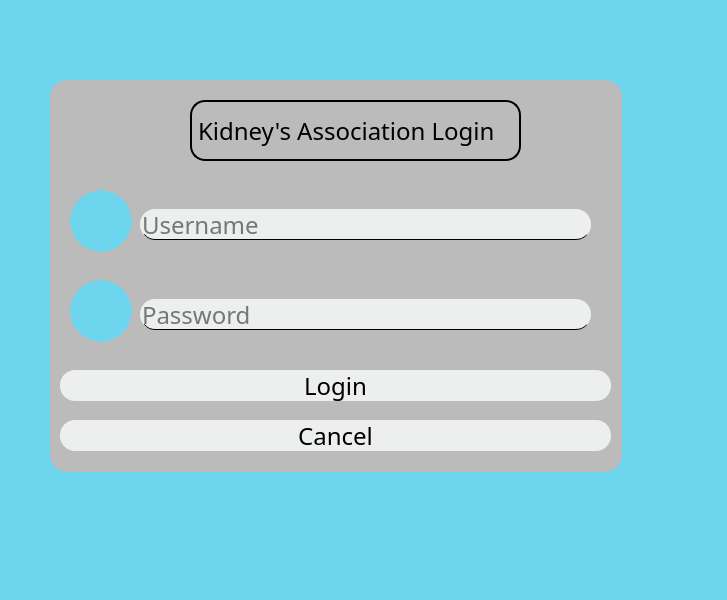
<?xml version="1.0" encoding="UTF-8"?>
<ui version="4.0">
 <class>login</class>
 <widget class="QMainWindow" name="login">
  <property name="geometry">
   <rect>
    <x>0</x>
    <y>0</y>
    <width>727</width>
    <height>600</height>
   </rect>
  </property>
  <property name="windowTitle">
   <string>MainWindow</string>
  </property>
  <property name="styleSheet">
   <string notr="true">*{
    font-family: century gothic;
    font-size: 24px;
}



QToolButton
{
    background: white;
    border-radius: 30px;
}

QLabel
{
    color: black;
    border: 2px solid black
}

QPushButton
{
   border-radius: 15px;
   
}

QWidget
{
   background-color:   #6dd5ed;
}

QMessageBox
{
   color: black;
   background-color: white;
}
</string>
  </property>
  <widget class="QWidget" name="centralwidget">
   <widget class="QToolButton" name="loginTool">
    <property name="geometry">
     <rect>
      <x>320</x>
      <y>10</y>
      <width>71</width>
      <height>71</height>
     </rect>
    </property>
    <property name="text">
     <string/>
    </property>
    <property name="icon">
     <iconset resource="resource.qrc">
      <normaloff>:/doc.png</normaloff>:/doc.png</iconset>
    </property>
    <property name="iconSize">
     <size>
      <width>200</width>
      <height>200</height>
     </size>
    </property>
    <property name="popupMode">
     <enum>QToolButton::DelayedPopup</enum>
    </property>
    <property name="autoRaise">
     <bool>false</bool>
    </property>
   </widget>
   <widget class="QFrame" name="frame">
    <property name="geometry">
     <rect>
      <x>50</x>
      <y>80</y>
      <width>571</width>
      <height>391</height>
     </rect>
    </property>
    <property name="cursor">
     <cursorShape>ArrowCursor</cursorShape>
    </property>
    <property name="autoFillBackground">
     <bool>false</bool>
    </property>
    <property name="styleSheet">
     <string notr="true">QFrame
{
    background:#BBBBBB ;
    border-radius: 15px;
}

QLineEdit
{
  border: none;
  color: black;
  border-bottom: 1px solid black;
  background: #EDEEEE;
  border-radius: 15px;
}

QPushButton
{
    background: #EDEEEE;
    border-radius: 15px;
}

QPushButton:hover
{
   color: #EDEEEE;
   border-radius: 15px;
   background: #16A5C3;
}

UsernameTool
{
   border-radius: 15px;
}

PasswordTool
{
   border-radius: 15px;
}</string>
    </property>
    <property name="frameShape">
     <enum>QFrame::StyledPanel</enum>
    </property>
    <property name="frameShadow">
     <enum>QFrame::Raised</enum>
    </property>
    <widget class="QLabel" name="companyLabel">
     <property name="geometry">
      <rect>
       <x>140</x>
       <y>20</y>
       <width>331</width>
       <height>61</height>
      </rect>
     </property>
     <property name="styleSheet">
      <string notr="true">*{
   font-family: century gothic;
   font-size: 24px; 
}</string>
     </property>
     <property name="text">
      <string>Kidney's Association Login</string>
     </property>
    </widget>
    <widget class="QPushButton" name="loginButton">
     <property name="geometry">
      <rect>
       <x>10</x>
       <y>290</y>
       <width>551</width>
       <height>31</height>
      </rect>
     </property>
     <property name="text">
      <string>Login</string>
     </property>
    </widget>
    <widget class="QLineEdit" name="UsernameEdit">
     <property name="geometry">
      <rect>
       <x>90</x>
       <y>129</y>
       <width>451</width>
       <height>31</height>
      </rect>
     </property>
     <property name="cursor">
      <cursorShape>ArrowCursor</cursorShape>
     </property>
     <property name="contextMenuPolicy">
      <enum>Qt::PreventContextMenu</enum>
     </property>
     <property name="toolTip">
      <string>&lt;html&gt;&lt;head/&gt;&lt;body&gt;&lt;p&gt;Enter your username here&lt;/p&gt;&lt;/body&gt;&lt;/html&gt;</string>
     </property>
     <property name="whatsThis">
      <string>&lt;html&gt;&lt;head/&gt;&lt;body&gt;&lt;p&gt;&lt;br/&gt;&lt;/p&gt;&lt;/body&gt;&lt;/html&gt;</string>
     </property>
     <property name="autoFillBackground">
      <bool>false</bool>
     </property>
     <property name="text">
      <string/>
     </property>
     <property name="echoMode">
      <enum>QLineEdit::Normal</enum>
     </property>
     <property name="placeholderText">
      <string>Username</string>
     </property>
    </widget>
    <widget class="QLineEdit" name="PasswordEdit">
     <property name="geometry">
      <rect>
       <x>90</x>
       <y>219</y>
       <width>451</width>
       <height>31</height>
      </rect>
     </property>
     <property name="toolTip">
      <string>&lt;html&gt;&lt;head/&gt;&lt;body&gt;&lt;p&gt;Enter your password here&lt;/p&gt;&lt;/body&gt;&lt;/html&gt;</string>
     </property>
     <property name="text">
      <string/>
     </property>
     <property name="echoMode">
      <enum>QLineEdit::Password</enum>
     </property>
     <property name="placeholderText">
      <string>Password</string>
     </property>
    </widget>
    <widget class="QPushButton" name="cancelButton">
     <property name="geometry">
      <rect>
       <x>10</x>
       <y>340</y>
       <width>551</width>
       <height>31</height>
      </rect>
     </property>
     <property name="text">
      <string>Cancel</string>
     </property>
    </widget>
    <widget class="QToolButton" name="UsernameTool">
     <property name="geometry">
      <rect>
       <x>20</x>
       <y>110</y>
       <width>61</width>
       <height>61</height>
      </rect>
     </property>
     <property name="styleSheet">
      <string notr="true"/>
     </property>
     <property name="text">
      <string/>
     </property>
     <property name="icon">
      <iconset resource="resource.qrc">
       <normaloff>:/maleDoc.png</normaloff>:/maleDoc.png</iconset>
     </property>
     <property name="iconSize">
      <size>
       <width>100</width>
       <height>100</height>
      </size>
     </property>
     <property name="autoRaise">
      <bool>false</bool>
     </property>
    </widget>
    <widget class="QToolButton" name="PasswordTool">
     <property name="geometry">
      <rect>
       <x>20</x>
       <y>200</y>
       <width>61</width>
       <height>61</height>
      </rect>
     </property>
     <property name="styleSheet">
      <string notr="true">UsernameTool
{
   border-radius: 15px;
}</string>
     </property>
     <property name="text">
      <string/>
     </property>
     <property name="icon">
      <iconset resource="resource.qrc">
       <normaloff>:/Key.png</normaloff>:/Key.png</iconset>
     </property>
     <property name="iconSize">
      <size>
       <width>100</width>
       <height>100</height>
      </size>
     </property>
     <property name="autoRaise">
      <bool>false</bool>
     </property>
    </widget>
   </widget>
  </widget>
  <widget class="QMenuBar" name="menubar">
   <property name="geometry">
    <rect>
     <x>0</x>
     <y>0</y>
     <width>727</width>
     <height>33</height>
    </rect>
   </property>
  </widget>
  <widget class="QStatusBar" name="statusbar"/>
 </widget>
 <resources>
  <include location="resource.qrc"/>
 </resources>
 <connections/>
</ui>
